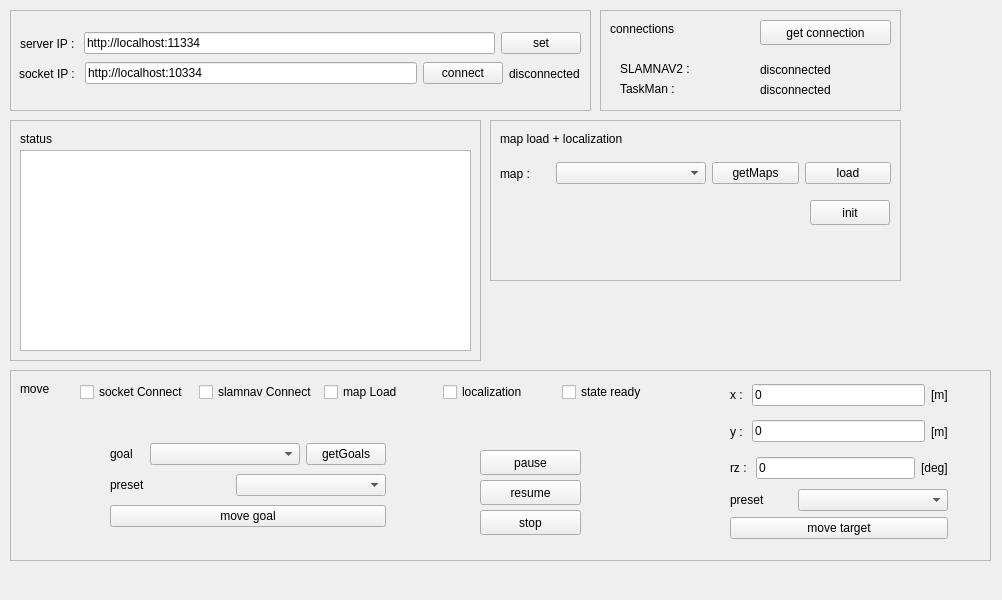
<?xml version="1.0" encoding="UTF-8"?>
<ui version="4.0">
 <class>MainWindow</class>
 <widget class="QMainWindow" name="MainWindow">
  <property name="geometry">
   <rect>
    <x>0</x>
    <y>0</y>
    <width>1002</width>
    <height>600</height>
   </rect>
  </property>
  <property name="windowTitle">
   <string>MainWindow</string>
  </property>
  <widget class="QWidget" name="centralwidget">
   <widget class="QFrame" name="frame">
    <property name="geometry">
     <rect>
      <x>600</x>
      <y>10</y>
      <width>301</width>
      <height>101</height>
     </rect>
    </property>
    <property name="frameShape">
     <enum>QFrame::StyledPanel</enum>
    </property>
    <property name="frameShadow">
     <enum>QFrame::Raised</enum>
    </property>
    <widget class="QLabel" name="label_3">
     <property name="geometry">
      <rect>
       <x>10</x>
       <y>10</y>
       <width>101</width>
       <height>17</height>
      </rect>
     </property>
     <property name="text">
      <string>connections</string>
     </property>
    </widget>
    <widget class="QLabel" name="label_4">
     <property name="geometry">
      <rect>
       <x>20</x>
       <y>50</y>
       <width>101</width>
       <height>17</height>
      </rect>
     </property>
     <property name="text">
      <string>SLAMNAV2 : </string>
     </property>
    </widget>
    <widget class="QLabel" name="label_5">
     <property name="geometry">
      <rect>
       <x>20</x>
       <y>70</y>
       <width>101</width>
       <height>17</height>
      </rect>
     </property>
     <property name="text">
      <string>TaskMan : </string>
     </property>
    </widget>
    <widget class="QLabel" name="lb_con_slamnav">
     <property name="geometry">
      <rect>
       <x>160</x>
       <y>50</y>
       <width>111</width>
       <height>20</height>
      </rect>
     </property>
     <property name="text">
      <string>disconnected</string>
     </property>
    </widget>
    <widget class="QLabel" name="lb_con_taskman">
     <property name="geometry">
      <rect>
       <x>160</x>
       <y>70</y>
       <width>111</width>
       <height>20</height>
      </rect>
     </property>
     <property name="text">
      <string>disconnected</string>
     </property>
    </widget>
    <widget class="QPushButton" name="btn_get_connection">
     <property name="geometry">
      <rect>
       <x>160</x>
       <y>10</y>
       <width>131</width>
       <height>25</height>
      </rect>
     </property>
     <property name="text">
      <string>get connection</string>
     </property>
    </widget>
   </widget>
   <widget class="QFrame" name="frame_2">
    <property name="geometry">
     <rect>
      <x>10</x>
      <y>10</y>
      <width>581</width>
      <height>101</height>
     </rect>
    </property>
    <property name="frameShape">
     <enum>QFrame::StyledPanel</enum>
    </property>
    <property name="frameShadow">
     <enum>QFrame::Raised</enum>
    </property>
    <widget class="QWidget" name="layoutWidget">
     <property name="geometry">
      <rect>
       <x>10</x>
       <y>20</y>
       <width>561</width>
       <height>27</height>
      </rect>
     </property>
     <layout class="QHBoxLayout" name="horizontalLayout">
      <item>
       <widget class="QLabel" name="label">
        <property name="text">
         <string>server IP : </string>
        </property>
       </widget>
      </item>
      <item>
       <widget class="QLineEdit" name="le_serverip">
        <property name="minimumSize">
         <size>
          <width>200</width>
          <height>0</height>
         </size>
        </property>
        <property name="text">
         <string>http://localhost:11334</string>
        </property>
       </widget>
      </item>
      <item>
       <widget class="QPushButton" name="btn_set">
        <property name="text">
         <string>set</string>
        </property>
       </widget>
      </item>
     </layout>
    </widget>
    <widget class="QWidget" name="layoutWidget">
     <property name="geometry">
      <rect>
       <x>9</x>
       <y>50</y>
       <width>561</width>
       <height>27</height>
      </rect>
     </property>
     <layout class="QHBoxLayout" name="horizontalLayout_2">
      <item>
       <widget class="QLabel" name="label_2">
        <property name="text">
         <string>socket IP : </string>
        </property>
       </widget>
      </item>
      <item>
       <widget class="QLineEdit" name="le_socketip">
        <property name="minimumSize">
         <size>
          <width>200</width>
          <height>0</height>
         </size>
        </property>
        <property name="text">
         <string>http://localhost:10334</string>
        </property>
       </widget>
      </item>
      <item>
       <widget class="QPushButton" name="btn_connect">
        <property name="text">
         <string>connect</string>
        </property>
       </widget>
      </item>
      <item>
       <widget class="QLabel" name="lb_connect">
        <property name="text">
         <string>disconnected</string>
        </property>
       </widget>
      </item>
     </layout>
    </widget>
   </widget>
   <widget class="QFrame" name="frame_3">
    <property name="geometry">
     <rect>
      <x>10</x>
      <y>120</y>
      <width>471</width>
      <height>241</height>
     </rect>
    </property>
    <property name="frameShape">
     <enum>QFrame::StyledPanel</enum>
    </property>
    <property name="frameShadow">
     <enum>QFrame::Raised</enum>
    </property>
    <widget class="QLabel" name="label_6">
     <property name="geometry">
      <rect>
       <x>10</x>
       <y>10</y>
       <width>101</width>
       <height>17</height>
      </rect>
     </property>
     <property name="text">
      <string>status</string>
     </property>
    </widget>
    <widget class="QTextEdit" name="te_status">
     <property name="geometry">
      <rect>
       <x>10</x>
       <y>30</y>
       <width>451</width>
       <height>201</height>
      </rect>
     </property>
     <property name="html">
      <string>&lt;!DOCTYPE HTML PUBLIC &quot;-//W3C//DTD HTML 4.0//EN&quot; &quot;http://www.w3.org/TR/REC-html40/strict.dtd&quot;&gt;
&lt;html&gt;&lt;head&gt;&lt;meta name=&quot;qrichtext&quot; content=&quot;1&quot; /&gt;&lt;meta charset=&quot;utf-8&quot; /&gt;&lt;style type=&quot;text/css&quot;&gt;
p, li { white-space: pre-wrap; }
hr { height: 1px; border-width: 0; }
li.unchecked::marker { content: &quot;\2610&quot;; }
li.checked::marker { content: &quot;\2612&quot;; }
&lt;/style&gt;&lt;/head&gt;&lt;body style=&quot; font-family:'Ubuntu'; font-size:11pt; font-weight:400; font-style:normal;&quot;&gt;
&lt;p style=&quot;-qt-paragraph-type:empty; margin-top:0px; margin-bottom:0px; margin-left:0px; margin-right:0px; -qt-block-indent:0; text-indent:0px;&quot;&gt;&lt;br /&gt;&lt;/p&gt;&lt;/body&gt;&lt;/html&gt;</string>
     </property>
    </widget>
   </widget>
   <widget class="QFrame" name="frame_4">
    <property name="geometry">
     <rect>
      <x>10</x>
      <y>370</y>
      <width>981</width>
      <height>191</height>
     </rect>
    </property>
    <property name="frameShape">
     <enum>QFrame::StyledPanel</enum>
    </property>
    <property name="frameShadow">
     <enum>QFrame::Raised</enum>
    </property>
    <widget class="QLabel" name="label_7">
     <property name="geometry">
      <rect>
       <x>10</x>
       <y>10</y>
       <width>101</width>
       <height>17</height>
      </rect>
     </property>
     <property name="text">
      <string>move</string>
     </property>
    </widget>
    <widget class="QWidget" name="layoutWidget">
     <property name="geometry">
      <rect>
       <x>70</x>
       <y>10</y>
       <width>595</width>
       <height>25</height>
      </rect>
     </property>
     <layout class="QHBoxLayout" name="horizontalLayout_4">
      <item>
       <widget class="QCheckBox" name="cb_socket">
        <property name="text">
         <string>socket Connect</string>
        </property>
        <property name="checkable">
         <bool>true</bool>
        </property>
       </widget>
      </item>
      <item>
       <widget class="QCheckBox" name="cb_slam">
        <property name="text">
         <string>slamnav Connect</string>
        </property>
        <property name="checkable">
         <bool>true</bool>
        </property>
       </widget>
      </item>
      <item>
       <widget class="QCheckBox" name="cb_map">
        <property name="text">
         <string>map Load</string>
        </property>
        <property name="checkable">
         <bool>true</bool>
        </property>
       </widget>
      </item>
      <item>
       <widget class="QCheckBox" name="cb_local">
        <property name="text">
         <string>localization</string>
        </property>
        <property name="checkable">
         <bool>true</bool>
        </property>
       </widget>
      </item>
      <item>
       <widget class="QCheckBox" name="cb_ready">
        <property name="text">
         <string>state ready</string>
        </property>
        <property name="checkable">
         <bool>true</bool>
        </property>
       </widget>
      </item>
     </layout>
    </widget>
    <widget class="QPushButton" name="btn_pause">
     <property name="geometry">
      <rect>
       <x>470</x>
       <y>80</y>
       <width>101</width>
       <height>25</height>
      </rect>
     </property>
     <property name="text">
      <string>pause</string>
     </property>
    </widget>
    <widget class="QPushButton" name="btn_resume">
     <property name="geometry">
      <rect>
       <x>470</x>
       <y>110</y>
       <width>101</width>
       <height>25</height>
      </rect>
     </property>
     <property name="text">
      <string>resume</string>
     </property>
    </widget>
    <widget class="QPushButton" name="btn_stop">
     <property name="geometry">
      <rect>
       <x>470</x>
       <y>140</y>
       <width>101</width>
       <height>25</height>
      </rect>
     </property>
     <property name="text">
      <string>stop</string>
     </property>
    </widget>
    <widget class="QWidget" name="layoutWidget">
     <property name="geometry">
      <rect>
       <x>720</x>
       <y>10</y>
       <width>218</width>
       <height>159</height>
      </rect>
     </property>
     <layout class="QVBoxLayout" name="verticalLayout">
      <item>
       <layout class="QHBoxLayout" name="horizontalLayout_7">
        <item>
         <widget class="QLabel" name="label_12">
          <property name="text">
           <string>x : </string>
          </property>
         </widget>
        </item>
        <item>
         <widget class="QLineEdit" name="le_target_x">
          <property name="text">
           <string>0</string>
          </property>
         </widget>
        </item>
        <item>
         <widget class="QLabel" name="label_15">
          <property name="text">
           <string>[m]</string>
          </property>
         </widget>
        </item>
       </layout>
      </item>
      <item>
       <layout class="QHBoxLayout" name="horizontalLayout_8">
        <item>
         <widget class="QLabel" name="label_13">
          <property name="text">
           <string>y : </string>
          </property>
         </widget>
        </item>
        <item>
         <widget class="QLineEdit" name="le_target_y">
          <property name="text">
           <string>0</string>
          </property>
         </widget>
        </item>
        <item>
         <widget class="QLabel" name="label_16">
          <property name="text">
           <string>[m]</string>
          </property>
         </widget>
        </item>
       </layout>
      </item>
      <item>
       <layout class="QHBoxLayout" name="horizontalLayout_9">
        <item>
         <widget class="QLabel" name="label_14">
          <property name="text">
           <string>rz : </string>
          </property>
         </widget>
        </item>
        <item>
         <widget class="QLineEdit" name="le_target_rz">
          <property name="text">
           <string>0</string>
          </property>
         </widget>
        </item>
        <item>
         <widget class="QLabel" name="label_17">
          <property name="text">
           <string>[deg]</string>
          </property>
         </widget>
        </item>
       </layout>
      </item>
      <item>
       <layout class="QHBoxLayout" name="horizontalLayout_10">
        <item>
         <widget class="QLabel" name="label_18">
          <property name="text">
           <string>preset</string>
          </property>
         </widget>
        </item>
        <item>
         <widget class="QComboBox" name="cb_preset_target">
          <property name="minimumSize">
           <size>
            <width>150</width>
            <height>0</height>
           </size>
          </property>
         </widget>
        </item>
       </layout>
      </item>
      <item>
       <widget class="QPushButton" name="btn_movetarget">
        <property name="text">
         <string>move target</string>
        </property>
       </widget>
      </item>
     </layout>
    </widget>
    <widget class="QWidget" name="layoutWidget">
     <property name="geometry">
      <rect>
       <x>100</x>
       <y>70</y>
       <width>276</width>
       <height>93</height>
      </rect>
     </property>
     <layout class="QVBoxLayout" name="verticalLayout_2">
      <item>
       <layout class="QHBoxLayout" name="horizontalLayout_6">
        <item>
         <widget class="QLabel" name="label_10">
          <property name="text">
           <string>goal</string>
          </property>
         </widget>
        </item>
        <item>
         <widget class="QComboBox" name="cb_goals">
          <property name="minimumSize">
           <size>
            <width>150</width>
            <height>0</height>
           </size>
          </property>
         </widget>
        </item>
        <item>
         <widget class="QPushButton" name="btn_getgoals">
          <property name="text">
           <string>getGoals</string>
          </property>
         </widget>
        </item>
       </layout>
      </item>
      <item>
       <layout class="QHBoxLayout" name="horizontalLayout_5">
        <item>
         <widget class="QLabel" name="label_11">
          <property name="text">
           <string>preset</string>
          </property>
         </widget>
        </item>
        <item>
         <widget class="QComboBox" name="cb_preset_goal">
          <property name="minimumSize">
           <size>
            <width>150</width>
            <height>0</height>
           </size>
          </property>
         </widget>
        </item>
       </layout>
      </item>
      <item>
       <widget class="QPushButton" name="btn_movegoal">
        <property name="text">
         <string>move goal</string>
        </property>
       </widget>
      </item>
     </layout>
    </widget>
   </widget>
   <widget class="QFrame" name="frame_5">
    <property name="geometry">
     <rect>
      <x>490</x>
      <y>120</y>
      <width>411</width>
      <height>161</height>
     </rect>
    </property>
    <property name="frameShape">
     <enum>QFrame::StyledPanel</enum>
    </property>
    <property name="frameShadow">
     <enum>QFrame::Raised</enum>
    </property>
    <widget class="QLabel" name="label_8">
     <property name="geometry">
      <rect>
       <x>10</x>
       <y>10</y>
       <width>201</width>
       <height>17</height>
      </rect>
     </property>
     <property name="text">
      <string>map load + localization</string>
     </property>
    </widget>
    <widget class="QPushButton" name="btn_init">
     <property name="geometry">
      <rect>
       <x>320</x>
       <y>80</y>
       <width>80</width>
       <height>25</height>
      </rect>
     </property>
     <property name="text">
      <string>init</string>
     </property>
    </widget>
    <widget class="QWidget" name="layoutWidget">
     <property name="geometry">
      <rect>
       <x>10</x>
       <y>40</y>
       <width>391</width>
       <height>27</height>
      </rect>
     </property>
     <layout class="QHBoxLayout" name="horizontalLayout_3">
      <item>
       <widget class="QLabel" name="label_9">
        <property name="maximumSize">
         <size>
          <width>50</width>
          <height>16777215</height>
         </size>
        </property>
        <property name="text">
         <string>map : </string>
        </property>
       </widget>
      </item>
      <item>
       <widget class="QComboBox" name="cb_maps">
        <property name="minimumSize">
         <size>
          <width>150</width>
          <height>0</height>
         </size>
        </property>
       </widget>
      </item>
      <item>
       <widget class="QPushButton" name="btn_getmap">
        <property name="text">
         <string>getMaps</string>
        </property>
       </widget>
      </item>
      <item>
       <widget class="QPushButton" name="btn_loadmap">
        <property name="text">
         <string>load</string>
        </property>
       </widget>
      </item>
     </layout>
    </widget>
   </widget>
  </widget>
 </widget>
 <resources/>
 <connections/>
</ui>
